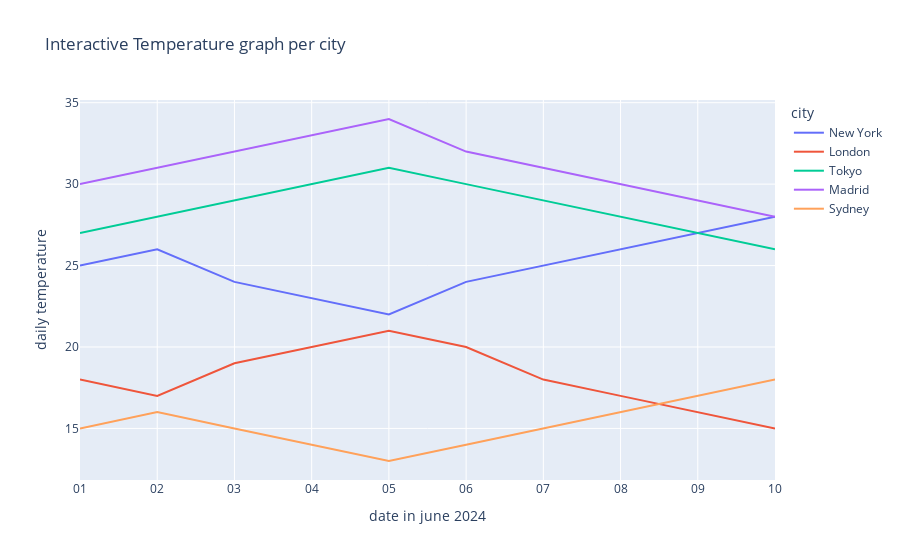

Source (notebook cell):
### Code cell
fig1=px.line( d1melted, color='city', x='index', y='climate', labels={'index':'date in june 2024',
                                                                      'climate':'daily temperature'}, 
             title='Interactive Temperature graph per city')
fig1.show()

### Figure 1 — Plotly figure (JSON) as saved in the notebook; plotly's stock layout.template omitted (floating-point values rounded to 4 significant figures)
{"data": [{"hovertemplate": "city=New York<br>date in june 2024=%{x}<br>daily temperature=%{y}<extra></extra>", "legendgroup": "New York", "line": {"color": "#636efa", "dash": "solid"}, "marker": {"symbol": "circle"}, "mode": "lines", "name": "New York", "orientation": "v", "showlegend": true, "type": "scatter", "x": ["01", "02", "03", "04", "05", "06", "07", "08", "09", "10"], "xaxis": "x", "y": [25, 26, 24, 23, 22, 24, 25, 26, 27, 28], "yaxis": "y"}, {"hovertemplate": "city=London<br>date in june 2024=%{x}<br>daily temperature=%{y}<extra></extra>", "legendgroup": "London", "line": {"color": "#EF553B", "dash": "solid"}, "marker": {"symbol": "circle"}, "mode": "lines", "name": "London", "orientation": "v", "showlegend": true, "type": "scatter", "x": ["01", "02", "03", "04", "05", "06", "07", "08", "09", "10"], "xaxis": "x", "y": [18, 17, 19, 20, 21, 20, 18, 17, 16, 15], "yaxis": "y"}, {"hovertemplate": "city=Tokyo<br>date in june 2024=%{x}<br>daily temperature=%{y}<extra></extra>", "legendgroup": "Tokyo", "line": {"color": "#00cc96", "dash": "solid"}, "marker": {"symbol": "circle"}, "mode": "lines", "name": "Tokyo", "orientation": "v", "showlegend": true, "type": "scatter", "x": ["01", "02", "03", "04", "05", "06", "07", "08", "09", "10"], "xaxis": "x", "y": [27, 28, 29, 30, 31, 30, 29, 28, 27, 26], "yaxis": "y"}, {"hovertemplate": "city=Madrid<br>date in june 2024=%{x}<br>daily temperature=%{y}<extra></extra>", "legendgroup": "Madrid", "line": {"color": "#ab63fa", "dash": "solid"}, "marker": {"symbol": "circle"}, "mode": "lines", "name": "Madrid", "orientation": "v", "showlegend": true, "type": "scatter", "x": ["01", "02", "03", "04", "05", "06", "07", "08", "09", "10"], "xaxis": "x", "y": [30, 31, 32, 33, 34, 32, 31, 30, 29, 28], "yaxis": "y"}, {"hovertemplate": "city=Sydney<br>date in june 2024=%{x}<br>daily temperature=%{y}<extra></extra>", "legendgroup": "Sydney", "line": {"color": "#FFA15A", "dash": "solid"}, "marker": {"symbol": "circle"}, "mode": "lines", "name": "Sydney", "orientation": "v", "showlegend": true, "type": "scatter", "x": ["01", "02", "03", "04", "05", "06", "07", "08", "09", "10"], "xaxis": "x", "y": [15, 16, 15, 14, 13, 14, 15, 16, 17, 18], "yaxis": "y"}], "layout": {"autosize": true, "legend": {"title": {"text": "city"}, "tracegroupgap": 0}, "title": {"text": "Interactive Temperature graph per city"}, "xaxis": {"anchor": "y", "autorange": true, "domain": [0, 1], "range": [0, 9], "title": {"text": "date in june 2024"}, "type": "category"}, "yaxis": {"anchor": "x", "autorange": true, "domain": [0, 1], "range": [11.83, 35.17], "title": {"text": "daily temperature"}, "type": "linear"}}}
